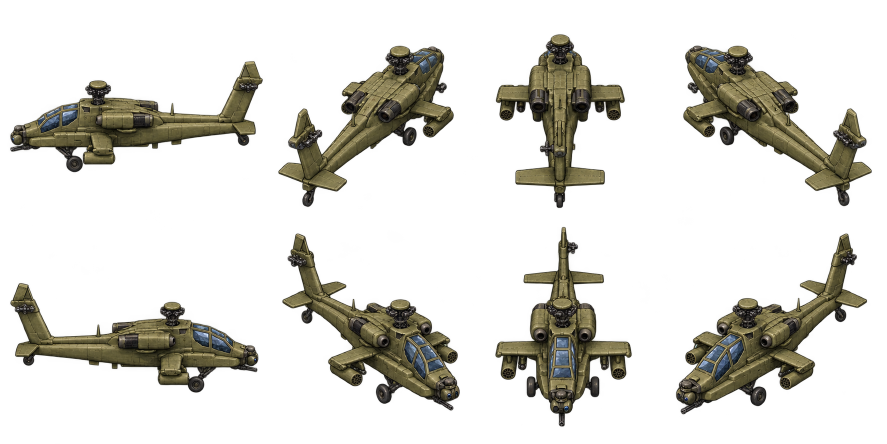
#> input picture re/community/apache/Source/Apache/apache-directions.png, 1774 x 887 px (shown at 1/2 size)
$ python build_assets.py apache-directions.png
#> lines starting #> are read from the running program, lines starting #| are printed output that depends on the picture
### re/community/apache/Source/Apache/sprite_codec.py
#!/usr/bin/env python3
"""Build native five-zoom snow images and an explicit attribute segment."""

from __future__ import annotations

import argparse
import hashlib
import math
import random
import re
import struct
from pathlib import Path

IXF_SIGNATURE = 0x80C381D7
SEGMENT_GROUP = 0x739A4081
IMAGE_BASE = 0xFFFC4400
ATTR_BASE = 0xFFFC4600
# SIMSPR registers 0x7300 as the basic cISC3CitySpriteInst implementation.
# Its QueryInterface explicitly accepts IID 0x7100, which is what the native
# CitySpriteAttrib CreateSprite method requests.
BASIC_CITY_SPRITE_CLSID = 0x00007300
SIZES = ((8, 4), (16, 8), (32, 16), (64, 32), (128, 64))
VARIANT_COUNT = 3
ROTATION_COUNT = 4
TRANSPARENT = 0xF81F


def image_id(zoom: int, variant: int) -> int:
    return IMAGE_BASE + zoom * 0x10 + variant


# [13 lines left out: function refpack_literal_encode, not called in this run]


def refpack_encode(raw: bytes) -> bytes:
    """Losslessly compress long transparent runs with native distance-2 copies.

    Keep the established literal encoding elsewhere. This reduces the large
    temporary input allocation in SIMSPR without changing a decoded pixel.
    """
    output=bytearray(b'\x10\xfb'+len(raw).to_bytes(3,'big'))
    pending=0
    def literals(end):
        nonlocal pending
        while end-pending>=4:
            n=min(112,(end-pending)&~3)
            output.append(0xE0+(n-4)//4)
            output.extend(raw[pending:pending+n]);pending+=n
    for match in re.finditer(b'(?:\x1f\xf8){8,}',raw):
        start=match.start()+2 # seed the distance-two copy
        literals(start)
        remaining=match.end()-start
        while remaining>=5:
            count=min(1028,remaining);lead=start-pending
            assert 0<=lead<=3
            encoded=count-5
            output.extend((0xC0|((encoded>>8)<<2)|lead,0,1,encoded&255))
            output.extend(raw[pending:start])
            start+=count;remaining-=count;pending=start
    literals(len(raw))
    output.append(0xFC+len(raw)-pending);output.extend(raw[pending:])
    return bytes(output)

def refpack_decode(stream: bytes) -> bytes:
    """Decode the literal and long-copy forms emitted by this compiler."""
    assert stream[:2]==b'\x10\xfb'
    expected=int.from_bytes(stream[2:5],'big');out=bytearray();pos=5
    while pos<len(stream):
        op=stream[pos];pos+=1
        if op>=0xFC:
            n=op&3;out.extend(stream[pos:pos+n]);pos+=n;break
        if op>=0xE0:
            n=((op&31)<<2)+4;out.extend(stream[pos:pos+n]);pos+=n
        else:
            assert 0xC0<=op<0xE0
            b1,b2,b3=stream[pos:pos+3];pos+=3
            n=op&3;out.extend(stream[pos:pos+n]);pos+=n
            offset=((op&16)<<12)+(b1<<8)+b2+1
            count=((op&12)<<6)+b3+5
            assert 0<offset<=len(out)
            chunk=bytes(out[-offset:])
            out.extend((chunk*((count+offset-1)//offset))[:count])
    assert len(out)==expected and pos==len(stream)
    return bytes(out)

def sprite_resource(width: int, height: int, raw: bytes) -> bytes:
    stream = refpack_encode(raw)
    assert refpack_decode(stream)==raw
    return struct.pack(
        "<BBHIIII", 7, 1, 0, 0x00080000,
        width, height, 4 + len(stream)
    ) + stream


def pack_rgb565(width: int, height: int, values: list[int]) -> bytes:
    strides = bytearray()
    stored: list[int] = []
    running = 0
    for y in range(height):
        row = values[y * width:(y + 1) * width]
        begin = 0
        while begin < width and row[begin] == TRANSPARENT:
            begin += 1
        if begin == width:
            span = 0
            opaque = True
        else:
            end = width
            while end > begin and row[end - 1] == TRANSPARENT:
                end -= 1
            span = end - begin
            opaque = TRANSPARENT not in row[begin:end]
            stored.extend(row[begin:end])
        strides.extend(struct.pack(
            "<IHH", running, begin, span | (0x8000 if opaque else 0)
        ))
        running += span
    pixels = struct.pack(f"<{len(stored)}H", *stored)
    length = 16 + len(strides) + len(pixels)
    return struct.pack(
        "<IHHHHHH", length, width, height, 4, 7, TRANSPARENT, 0
    ) + strides + pixels


# [90 lines left out: functions make_snow_cell, city_sprite_attrib, write_ixf, write_sii, not called in this run]


def read_ixf(path: Path) -> list[tuple[int, int, int, bytes]]:
    raw = path.read_bytes()
    if len(raw) < 24 or struct.unpack_from("<I", raw)[0] != IXF_SIGNATURE:
        raise RuntimeError(f"{path.name}: invalid IXF signature")
    records: list[tuple[int, int, int, bytes]] = []
    cursor = 4
    while cursor + 20 <= len(raw):
        group, instance, resource_type, offset, size = struct.unpack_from(
            "<IIIII", raw, cursor
        )
        cursor += 20
        if group == instance == resource_type == 0:
            break
        if offset > len(raw) or size > len(raw) - offset:
            raise RuntimeError(f"{path.name}: record points outside the archive")
        records.append((group, instance, resource_type,
                        raw[offset:offset + size]))
    else:
        raise RuntimeError(f"{path.name}: missing IXF index terminator")
    return records


# [75 lines left out: functions validate_outputs, main, not called in this run]


# [2 lines that do not run on import are left out]

### re/community/apache/Source/Apache/build_assets.py
#!/usr/bin/env python3
"""Build one fixed airframe plus three lightweight, independently drawn rotor cels."""
from pathlib import Path
import struct
import sys
import math
from PIL import Image, ImageEnhance, ImageDraw
import sprite_codec as codec

GROUP = 0x739A61A0
ATTR = 0xFFFA9000
IMAGE = 0xFFFAA000
KEY = codec.TRANSPARENT
WIDTHS = (34, 48, 70, 100, 142)
VARIANTS = 34  # Two fixed bodies; three rotor phases in two headings.

def record_file(path, records):
    offset = 4 + (len(records) + 1) * 20
    with path.open("wb") as file:
        file.write(struct.pack("<I", codec.IXF_SIGNATURE))
        for group, instance, kind, payload in records:
            file.write(struct.pack("<IIIII", group, instance, kind, offset, len(payload)))
            offset += len(payload)
        file.write(bytes(20))
        for _, _, _, payload in records:
            file.write(payload)

def attribute(variant):
    data = bytearray(b"BIN\r")
    data.extend(struct.pack("<II", 1, codec.BASIC_CITY_SPRITE_CLSID))
    data.extend(struct.pack("<6B", 5, 4, 20, 20, 1, 0))
    data.extend(struct.pack("<IH", 0, 20))
    for zoom in range(5):
        for facing in range(4):
            frame = zoom * 4 + facing
            data.extend(struct.pack("<HII BHH", frame, 0,
                IMAGE + zoom * 256 + variant * 4 + facing, 0, 0, 0))
    return bytes(data)

def keyed(image,rotor=False):
    pixels=[]
    for y in range(image.height):
        for x in range(image.width):
            r,g,b,a=image.getpixel((x,y))
            # Remove faint source-background noise before the Bayer edge fade.
            threshold=48 if rotor else max(88,(64,176,208,112)[(x&1)+2*(y&1)])
            if a<threshold:pixels.append(KEY)
            else:
                value=((r>>3)<<11)|((g>>2)<<5)|(b>>3)
                pixels.append(value if value!=KEY else 0xF81E)
    return pixels

def sprite(source,zoom,heading):
    width=WIDTHS[zoom];height=round(width*.70)
    art=source.transpose(Image.Transpose.FLIP_LEFT_RIGHT) if heading else source.copy()
    art.thumbnail((width,height),Image.Resampling.LANCZOS)
    canvas=Image.new("RGBA",(width,height))
    canvas.alpha_composite(art,((width-art.width)//2,(height-art.height)//2))
    return ImageEnhance.Contrast(canvas).enhance(1.12)

def rotor_sprite(zoom,heading,phase,bounds):
    # Pure geometry: rotating narrow streaks in an isometric plane. No aircraft
    # pixels are animated, moved, regenerated or cut away between rotor frames.
    width=WIDTHS[zoom];height=round(width*.70);ss=4
    im=Image.new('RGBA',(width*ss,height*ss));draw=ImageDraw.Draw(im)
    scale=min(width/(bounds[2]-bounds[0]),height/(bounds[3]-bounds[1]))
    pad_x=(width-(bounds[2]-bounds[0])*scale)/2
    pad_y=(height-(bounds[3]-bounds[1])*scale)/2
    def point(x,y):
        px=pad_x+(x-bounds[0])*scale
        if heading:px=width-px
        return (px*ss,(pad_y+(y-bounds[1])*scale)*ss)
    angle=phase*math.pi/6
    # The rotor footprint stays constant; three phase cels cover a 90-degree
    # cycle of four equal blades. Modest trails soften the apparent cadence.
    for cx,cy,rx,ry,tilt in [(683,479,555,254,24),(1418,186,55,108,0)]:
        for arm in range(4):
            a=angle+arm*math.pi/2
            for trail,alpha in [(0.18,110),(0.10,165),(0.,240)]:
                aa=a-trail
                poly=[]
                for r,theta in [(.10,aa-.018),(1.,aa-.027),(1.,aa+.027),(.10,aa+.018)]:
                    x=rx*r*math.cos(theta);y=ry*r*math.sin(theta)+tilt*r*math.cos(theta)
                    poly.append(point(cx+x,cy+y))
                draw.polygon(poly,fill=(132,135,122,alpha))
    return im.resize((width,height),Image.Resampling.LANCZOS)

def shadow_sprite(zoom,core):
    # Two faint code-native ground ellipses avoid stipple and animated noise.
    width=WIDTHS[zoom]; height=round(width*.70); ss=4
    im=Image.new('RGBA',(width*ss,height*ss)); draw=ImageDraw.Draw(im)
    rx=width*(.19 if core else .25); ry=width*(.060 if core else .085)
    cx=width/2; cy=height/2
    draw.ellipse(((cx-rx)*ss,(cy-ry)*ss,(cx+rx)*ss,(cy+ry)*ss),fill=(24,28,32,255))
    return im.resize((width,height),Image.Resampling.LANCZOS)

# Manually checked sheet bounds and mast positions. Source sheet order of the
# two rear diagonal views is reversed relative to requested order.
DIRECTIONS = [
 ((0,110,535,365),(196,170),(496,167)),
 ((1330,45,1774,425),(1474,104),(1699,277)),
 ((975,40,1280,425),(1120,80),(1097,304)),
 ((540,45,940,425),(800,105),(604,283)),
 ((0,545,535,810),(344,614),(47,613)),
 ((540,445,950,870),(800,610),(609,518)),
 ((975,440,1290,887),(1120,610),(1140,487)),
 ((1330,445,1774,887),(1480,610),(1700,511)),
]
def body_and_rotor(sheet,zoom,heading,phase=None):
    width=WIDTHS[zoom];height=round(width*.90)
    box,hub,tail=DIRECTIONS[heading]
    scale=width/710.
    cx=width/2.;cy=height*.35
    if phase is None:
        art=sheet.crop(box)
        art=art.resize((round(art.width*scale),round(art.height*scale)),Image.Resampling.LANCZOS)
        im=Image.new('RGBA',(width,height))
        im.alpha_composite(art,(round(cx+(box[0]-hub[0])*scale),round(cy+(box[1]-hub[1])*scale)))
        return im
    ss=4;im=Image.new('RGBA',(width*ss,height*ss));draw=ImageDraw.Draw(im)
    tx=cx+(tail[0]-hub[0])*scale;ty=cy+(tail[1]-hub[1])*scale
    for hx,hy,rx,ry in [(cx,cy,width*.43,width*.165),(tx,ty,width*.026,width*.058)]:
        for arm in range(4):
            for trail,alpha in [(.18,110),(.10,165),(0.,240)]:
                a=phase*math.pi/6+arm*math.pi/2-trail
                poly=[((hx+rx*r*math.cos(a+t))*ss,(hy+ry*r*math.sin(a+t))*ss)
                      for r,t in [(.10,-.018),(1.,-.027),(1.,.027),(.10,.018)]]
                draw.polygon(poly,fill=(132,135,122,alpha))
    return im.resize((width,height),Image.Resampling.LANCZOS)

def main(destination):
    destination.mkdir(parents=True,exist_ok=True)
    previews=Path(__file__).resolve().parents[2]/'Preview'
    previews.mkdir(parents=True,exist_ok=True)
    sheet=Image.open(Path(__file__).with_name('apache-directions.png')).convert('RGBA')
#> sheet is the input picture: PIL image 1774x887 RGBA; mean R, G, B, A 21.5, 20.2, 13.8, 55.4
    records=[];spans={}
    for zoom in range(5):
        for variant in range(VARIANTS):
            if variant>=32:im=shadow_sprite(zoom,variant==33)
            else:im=body_and_rotor(sheet,zoom,variant%8,None if variant<8 else (variant-8)//8)
            if zoom==4:im.save(previews/f'preview-variant-{variant}.png')
            for facing in range(4):
                iid=IMAGE+zoom*256+variant*4+facing
                ay=im.height//2 if variant>=32 else round(im.height*.35)+round(im.width*.05)
                anchor=(im.width//2,ay,im.width-im.width//2,im.height-ay)
                raw=codec.pack_rgb565(im.width,im.height,keyed(im,variant>=8))
                records.extend(((0,iid,0,codec.sprite_resource(im.width,im.height,raw)),
                                (0,iid,1,struct.pack('<4H',*anchor))))
                spans[iid]=anchor
#> this loop made 5 passes
#> pass 1, in body_and_rotor, `art=sheet.crop(box)`:
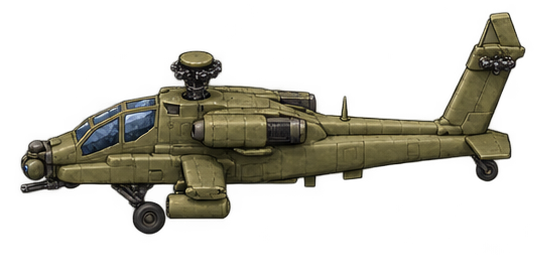
#> art: PIL image 535x255 RGBA; mean R, G, B, A 31.7, 29.8, 20.5, 79.5; transparent parts drawn white
#> pass 1, in body_and_rotor (call 2), `art=sheet.crop(box)`:
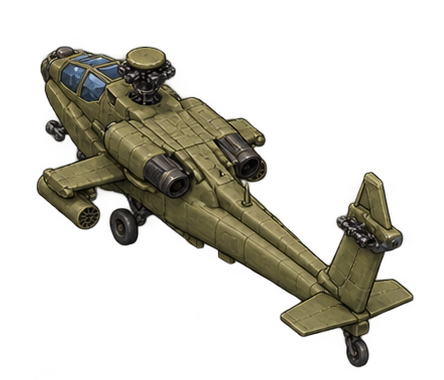
#> art: PIL image 444x380 RGBA; mean R, G, B, A 28.6, 26.8, 18.1, 70.2; transparent parts drawn white
#> pass 1, in body_and_rotor (call 2), `art=art.resize((round(art.width*scale),round(art.height*scale)),Image...`:
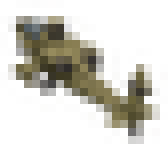
#> art: PIL image 21x18 RGBA (shown 8 times larger); mean R, G, B, A 46.1, 42.3, 29.7, 71; transparent parts drawn white
#> after the loop:
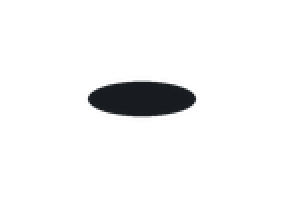
#> im: PIL image 142x99 RGBA (shown 2 times larger); mean R, G, B, A 1.4, 1.6, 1.9, 13.5; transparent parts drawn white
    name='SC3KU_ApacheFlyover'
    record_file(destination/f'{name}.DAT',records)
#> the loop in record_file, `for group, instance, kind, payload in records:` made 1360 passes
#> (instance, kind) on passes 1 to 3: (4294615040, 0), (4294615040, 1), (4294615041, 0)
    record_file(destination/f'{name}.IXF',[(GROUP,ATTR+i,0x6300,attribute(i)) for i in range(VARIANTS)])
#> the loop in record_file (call 2), `for group, instance, kind, payload in records:` made 34 passes
#> the loop in record_file (call 2), `for _, _, _, payload in records:` made 34 passes
    lines=['; Eight directional airframes, 24 rotor cels, two ground shadows']
    for instance,span in spans.items():lines.append(f'{instance:08X}, '+', '.join(map(str,span)))
    (destination/f'{name}.SII').write_bytes(('\r\n'.join(lines)+'\r\n').encode('ascii'))
    assert len(codec.read_ixf(destination/f'{name}.DAT'))==1360
    assert len(codec.read_ixf(destination/f'{name}.IXF'))==VARIANTS
#> the loop in read_ixf (call 2), `while cursor + 20 <= len(raw):` made 35 passes
    print('PASS: 680 images across five zooms and four camera banks; 34 attributes')

if __name__=='__main__':main(Path(sys.argv[1]))

$ run again, with re/community/apache/Source/Apache/apache-source.png copied over re/community/apache/Source/Apache/apache-directions.png
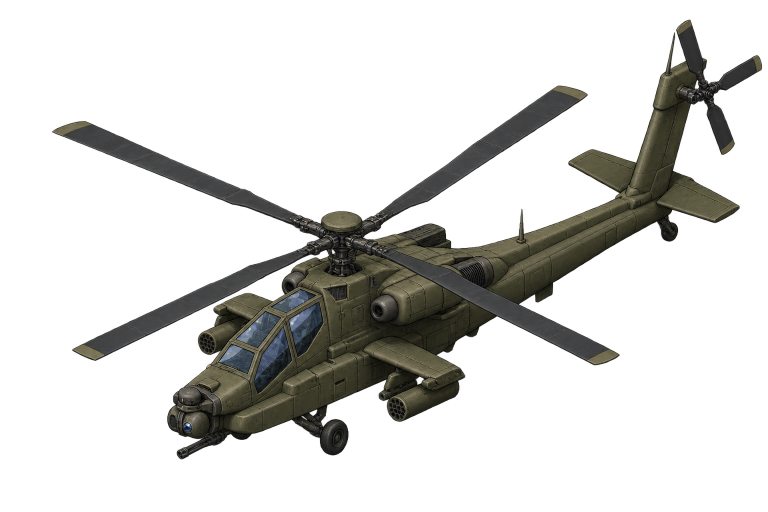
#> input picture re/community/apache/Source/Apache/apache-source.png, 1536 x 1024 px (shown at 1/2 size)
#> in main, sheet is the input picture: PIL image 1536x1024 RGBA; mean R, G, B, A 30.8, 30.4, 25.9, 54.4
#> the loop in main, `for zoom in range(5):` made 5 passes
#> pass 1, in body_and_rotor, `art=sheet.crop(box)`:
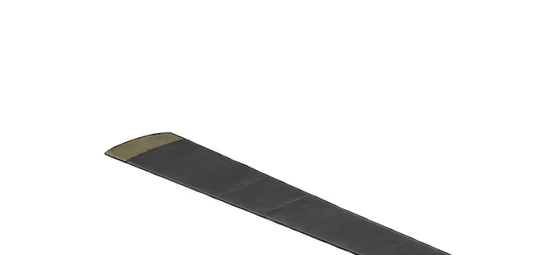
#> art: PIL image 535x255 RGBA; mean R, G, B, A 26.3, 26.2, 24.8, 22.5; transparent parts drawn white
#> pass 1, in body_and_rotor (call 2), `art=art.resize((round(art.width*scale),round(art.height*scale)),Image...`:
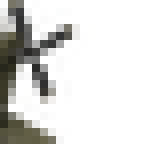
#> art: PIL image 21x18 RGBA (shown 8 times larger); mean R, G, B, A 20.7, 19.7, 13.6, 43.3; transparent parts drawn white
#> the loop in record_file, `for group, instance, kind, payload in records:` made 1360 passes
#> (instance, kind) on passes 1 to 3: (4294615040, 0), (4294615040, 1), (4294615041, 0)
#> the loop in record_file (call 2), `for group, instance, kind, payload in records:` made 34 passes
#> the loop in record_file (call 2), `for _, _, _, payload in records:` made 34 passes
#> the loop in read_ixf (call 2), `while cursor + 20 <= len(raw):` made 35 passes
